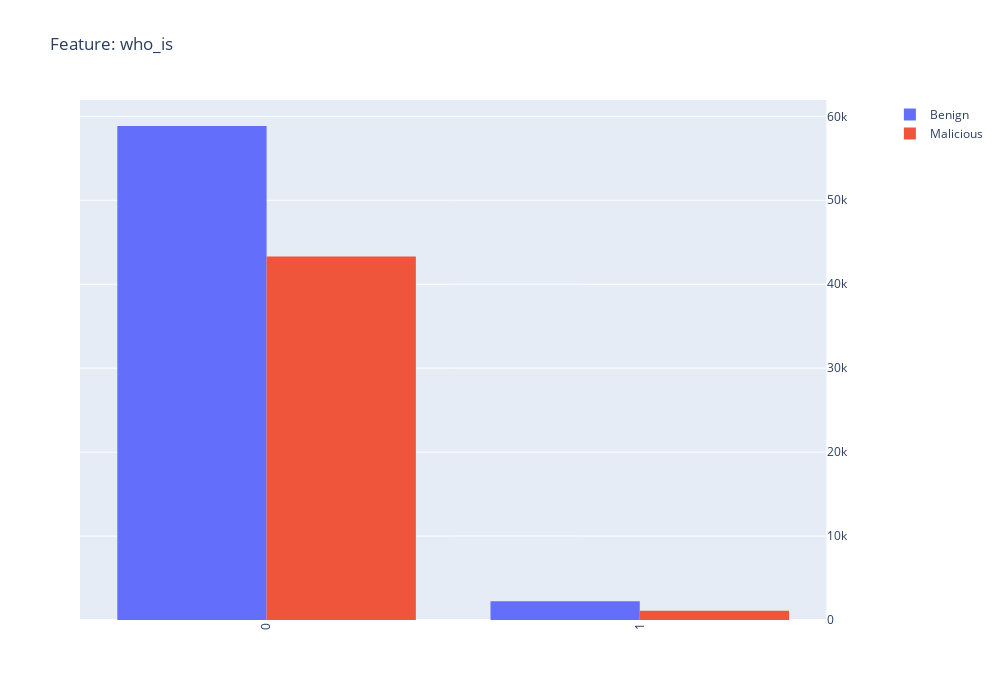

This figure's notebook cell:
### Code cell
feature = 'who_is'
# feature = dataset_surt_norm.columns[2]
dataset_to_plot = dataset_surtur

good_filter = dataset_to_plot[feature][dataset_to_plot['label'] == 0]#.progress_apply(lambda x: roundup(x))
bad_filter = dataset_to_plot[feature][dataset_to_plot['label'] == 1]#.progress_apply(lambda x: roundup(x))


# bad_filter = bad_filter[bad_filter!=bad_filter.max()]

trace1 = go.Histogram(
    x=good_filter,
    name='Benign',
    yaxis='y2'

)

trace2 = go.Histogram(
    x=bad_filter,
    name='Malicious',
    yaxis='y2'
)

fig = make_subplots(specs=[[{"secondary_y": True}]])
fig.add_trace(trace1)
fig.add_trace(trace2,secondary_y=True)

fig['layout'].update(height = 700, width = 1000, title = f'Feature: {feature}',xaxis=dict(tickangle=-90))
iplot(fig)

### Figure 1 — Plotly figure (JSON) as saved in the notebook; plotly's stock layout.template omitted (floating-point values rounded to 4 significant figures; data arrays with more than 128 entries replaced by an {"elided": "..."} marker saying what was removed)
{"data": [{"name": "Benign", "type": "histogram", "x": {"elided": "61083 int values"}, "yaxis": "y2"}, {"name": "Malicious", "type": "histogram", "x": {"elided": "44409 int values"}, "xaxis": "x", "yaxis": "y2"}], "layout": {"height": 700, "title": {"text": "Feature: who_is"}, "width": 1000, "xaxis": {"anchor": "y", "domain": [0, 0.94], "tickangle": -90}, "yaxis": {"anchor": "x", "domain": [0, 1]}, "yaxis2": {"anchor": "x", "overlaying": "y", "side": "right"}}}
